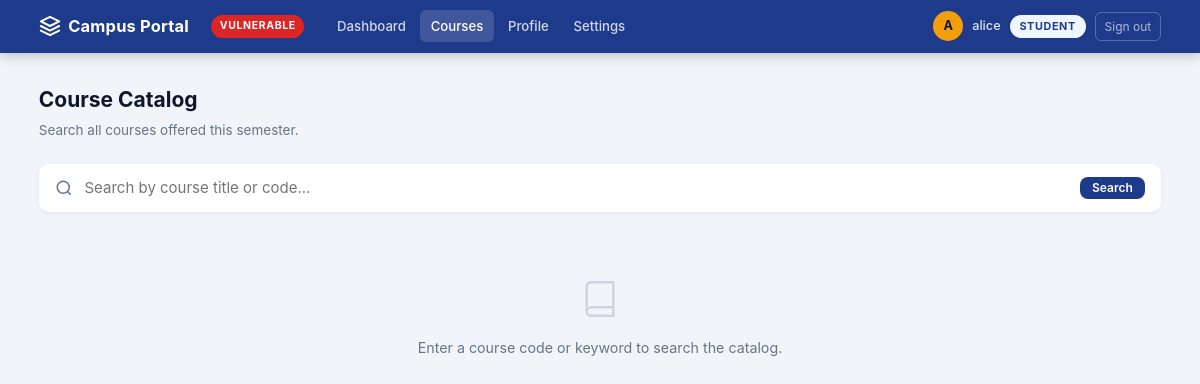
The page /search (signed in) on the database its author committed.
### tables this page shows
CREATE TABLE users (
    id       INTEGER PRIMARY KEY AUTOINCREMENT,
    username TEXT NOT NULL UNIQUE,
    password TEXT NOT NULL,
    role     TEXT NOT NULL DEFAULT 'student',
    email    TEXT NOT NULL
);

### app.py (the view)
    def wrapper(*args, **kwargs):
        if "user_id" not in session:
            return redirect(url_for("login"))
        return fn(*args, **kwargs)

### app.py (called while the page is built)
def get_db():
    if "db" not in g:
        con = sqlite3.connect(DB_PATH)
        con.row_factory = sqlite3.Row
        g.db = con
    return g.db

@app.context_processor
def inject_user():
    uid  = session.get("user_id")
    user = None
    if uid:
        db   = get_db()
        user = db.execute("SELECT * FROM users WHERE id = ?", (uid,)).fetchone()
    return {"current_user": user, "version": "VULNERABLE"}

def login_required(fn):
    def wrapper(*args, **kwargs):
        if "user_id" not in session:
            return redirect(url_for("login"))
        return fn(*args, **kwargs)
    wrapper.__name__ = fn.__name__
    return wrapper

@app.route("/search")
@login_required
def search():
    term     = request.args.get("q", "")
    db       = get_db()
    courses  = []
    db_error = None
    if term:
        query = f"SELECT * FROM courses WHERE title LIKE '%{term}%' OR code LIKE '%{term}%'"
        try:
            courses = db.execute(query).fetchall()
        except sqlite3.OperationalError as e:
            db_error = f"Database error: {e}"
    return render_template("search.html", courses=courses, term=term, db_error=db_error)

### templates/search.html (shortened to what this page needs)
{% extends "base.html" %}
{% block content %}
<div class="page-header">
  <h1>Course Catalog</h1>
  <p>Search all courses offered this semester.</p>
</div>
<form class="search-bar" method="GET" action="{{ url_for('search') }}" id="search-form" role="search">
  <svg class="search-icon" width="18" height="18" viewBox="0 0 24 24" fill="none" stroke="currentColor" stroke-width="2" aria-hidden="true">
    <circle cx="11" cy="11" r="8"/><line x1="21" y1="21" x2="16.65" y2="16.65"/>
  </svg>
  <input
    type="search"
    id="search-input"
    name="q"
    value="{{ term }}"
    placeholder="Search by course title or code..."
    aria-label="Search courses"
    autocomplete="off"
  >
  <button type="submit" class="btn btn-primary btn-sm" id="btn-search">Search</button>
</form>
{% if courses %}
<div class="courses-grid" id="courses-grid">
  {% for c in courses %}
  <div class="course-card">
    <span class="course-code-badge">{{ c['code'] }}</span>
    <div class="course-title">{{ c['title'] }}</div>
    <div class="course-instructor">
      <svg width="13" height="13" viewBox="0 0 24 24" fill="none" stroke="currentColor" stroke-width="2" style="vertical-align:middle;margin-right:.25rem;" aria-hidden="true">
        <path d="M20 21v-2a4 4 0 0 0-4-4H8a4 4 0 0 0-4 4v2"/>
        <circle cx="12" cy="7" r="4"/>
      </svg>
      {{ c['instructor'] }}
    </div>
    <div style="margin-top:.65rem;font-size:.8rem;color:var(--muted);">{{ c['credits'] }} credits</div>
  </div>
  {% endfor %}
</div>
{% else %}
<div class="search-empty" id="browse-prompt">
  <svg width="40" height="40" viewBox="0 0 24 24" fill="none" stroke="var(--border)" stroke-width="1.5" aria-hidden="true" style="margin:0 auto .75rem;">
    <path d="M4 19.5A2.5 2.5 0 0 1 6.5 17H20"/>
    <path d="M6.5 2H20v20H6.5A2.5 2.5 0 0 1 4 19.5v-15A2.5 2.5 0 0 1 6.5 2z"/>
  </svg>
  <p>Enter a course code or keyword to search the catalog.</p>
</div>
{% endif %}
{% endblock %}

### templates/base.html (shortened to what this page needs)
<!DOCTYPE html>
<html lang="en">
<head>
  <link rel="stylesheet" href="{{ url_for('static', filename='style.css') }}">
</head>
<body>
{% if current_user %}
<nav class="topnav" role="navigation" aria-label="Main navigation">
  <div class="topnav-inner">
    <a class="nav-logo" href="{{ url_for('dashboard') }}">
      <svg width="22" height="22" viewBox="0 0 24 24" fill="none" stroke="currentColor" stroke-width="2.2" stroke-linecap="round" stroke-linejoin="round" aria-hidden="true">
        <path d="M12 2L2 7l10 5 10-5-10-5z"/>
        <path d="M2 17l10 5 10-5"/>
        <path d="M2 12l10 5 10-5"/>
      </svg>
      Campus Portal
    </a>
    <span class="version-badge" aria-label="Version: {{ version }}">{{ version }}</span>
    <div class="nav-links">
      {% if current_user['role'] == 'admin' %}
        <a href="{{ url_for('admin_dashboard') }}"      {% if request.endpoint == 'admin_dashboard'      %}class="active"{% endif %}>Dashboard</a>
        <a href="{{ url_for('admin_users') }}"          {% if request.endpoint == 'admin_users'          %}class="active"{% endif %}>Users</a>
        <a href="{{ url_for('admin_announcements') }}"  {% if request.endpoint == 'admin_announcements'  %}class="active"{% endif %}>Announcements</a>
        <a href="{{ url_for('search') }}"               {% if request.endpoint == 'search'               %}class="active"{% endif %}>Courses</a>
        <a href="{{ url_for('profile') }}"              {% if request.endpoint == 'profile'              %}class="active"{% endif %}>Profile</a>
      {% else %}
        <a href="{{ url_for('student_dashboard') }}"  {% if request.endpoint == 'student_dashboard'  %}class="active"{% endif %}>Dashboard</a>
        <a href="{{ url_for('search') }}"             {% if request.endpoint == 'search'             %}class="active"{% endif %}>Courses</a>
        <a href="{{ url_for('profile') }}"            {% if request.endpoint == 'profile'            %}class="active"{% endif %}>Profile</a>
        <a href="{{ url_for('change_email') }}"       {% if request.endpoint == 'change_email'       %}class="active"{% endif %}>Settings</a>
      {% endif %}
    </div>
    <div class="nav-user">
      <div class="avatar" aria-hidden="true">{{ current_user['username'][0] }}</div>
      <span class="nav-username">{{ current_user['username'] }}</span>
      <span class="role-chip {{ current_user['role'] }}">{{ current_user['role'] }}</span>
      <a href="{{ url_for('logout') }}" class="btn-logout">Sign out</a>
    </div>
  </div>
</nav>
{% endif %}
<main class="page-main" id="main-content">
  <div class="wrapper">
    {% block content %}{% endblock %}
  </div>
</main>
</body>
</html>

### static/style.css (style rules this page uses)
:root { --primary: #1e3a8a; --primary-dk: #162e6f; --primary-lt: #2d4fad; --accent: #f59e0b; --accent-dk: #d97706; --surface: #ffffff; --bg: #f1f5f9; --text: #0f172a; --muted: #64748b; --border: #cbd5e1; --danger: #dc2626; --danger-bg: #fef2f2; --success: #16a34a; --success-bg: #f0fdf4; --radius: 10px; --shadow: 0 4px 24px rgba(30,58,138,.10); --shadow-sm: 0 1px 4px rgba(30,58,138,.08); --transition: 160ms ease; --badge-bg: #dc2626; --badge-text: #ffffff; }
*, *::before, *::after { box-sizing: border-box; margin: 0; padding: 0; }
html { font-size: 15px; -webkit-text-size-adjust: 100%; }
body { font-family: -apple-system, "Segoe UI", Roboto, Helvetica, Arial, sans-serif; background: var(--bg); color: var(--text); line-height: 1.6; min-height: 100vh; }
a { color: var(--primary); text-decoration: none; }
h1 { font-size: 1.6rem; font-weight: 700; }
.wrapper { max-width: 1160px; margin: 0 auto; padding: 0 1.25rem; }
.topnav { position: sticky; top: 0; z-index: 100; background: var(--primary); box-shadow: 0 2px 12px rgba(0,0,0,.25); }
.topnav-inner { display: flex; align-items: center; gap: 1.5rem; height: 3.5rem; max-width: 1160px; margin: 0 auto; padding: 0 1.25rem; }
.nav-logo { font-size: 1.1rem; font-weight: 700; color: #fff; letter-spacing: .01em; display: flex; align-items: center; gap: .5rem; white-space: nowrap; }
.nav-logo svg { flex-shrink: 0; }
.version-badge { font-size: .7rem; font-weight: 700; letter-spacing: .06em; text-transform: uppercase; background: var(--badge-bg); color: var(--badge-text); padding: .2rem .55rem; border-radius: 99px; white-space: nowrap; flex-shrink: 0; }
.nav-links { display: flex; gap: .25rem; align-items: center; flex: 1; }
.nav-links a { color: rgba(255,255,255,.80); font-size: .88rem; font-weight: 500; padding: .35rem .7rem; border-radius: 6px; transition: background var(--transition), color var(--transition); }
.nav-links a:hover, .nav-links a.active { background: rgba(255,255,255,.15); color: #fff; text-decoration: none; }
.nav-user { display: flex; align-items: center; gap: .6rem; margin-left: auto; }
.avatar { width: 2rem; height: 2rem; border-radius: 50%; background: var(--accent); color: var(--text); font-weight: 700; font-size: .85rem; display: flex; align-items: center; justify-content: center; flex-shrink: 0; text-transform: uppercase; }
.nav-username { color: rgba(255,255,255,.85); font-size: .85rem; font-weight: 500; }
.btn-logout { font-size: .8rem; color: rgba(255,255,255,.65); border: 1px solid rgba(255,255,255,.25); border-radius: 6px; padding: .25rem .6rem; transition: background var(--transition), color var(--transition); cursor: pointer; background: none; }
.page-main { padding: 2rem 0 3rem; }
.btn { display: inline-flex; align-items: center; justify-content: center; gap: .4rem; font-family: inherit; font-size: .9rem; font-weight: 600; padding: .55rem 1.2rem; border-radius: 8px; border: none; cursor: pointer; transition: background var(--transition), transform var(--transition), box-shadow var(--transition); text-decoration: none; white-space: nowrap; line-height: 1; }
.btn-primary { background: var(--primary); color: #fff; }
.btn-sm { padding: .35rem .8rem; font-size: .8rem; }
input[type="text"], input[type="email"], input[type="password"], input[type="search"], textarea, select { width: 100%; font-family: inherit; font-size: .95rem; color: var(--text); background: var(--surface); border: 1px solid var(--border); border-radius: 8px; padding: .6rem .85rem; transition: border-color var(--transition), box-shadow var(--transition); line-height: 1.5; }
.search-bar { display: flex; gap: .75rem; margin-bottom: 1.5rem; align-items: center; background: var(--surface); border-radius: var(--radius); box-shadow: var(--shadow-sm); padding: .85rem 1.1rem; }
.search-icon { color: var(--muted); flex-shrink: 0; }
.search-bar input { flex: 1; border: none; box-shadow: none; padding: 0; font-size: 1rem; }
.search-empty { text-align: center; color: var(--muted); padding: 3rem 0; font-size: .95rem; }
.role-chip { display: inline-block; font-size: .72rem; font-weight: 700; letter-spacing: .06em; text-transform: uppercase; border-radius: 99px; padding: .2rem .65rem; }
.role-chip.student { background: #eff6ff; color: var(--primary); }
.page-header { margin-bottom: 1.5rem; }
.page-header h1 { font-size: 1.4rem; font-weight: 700; color: var(--text); }
.page-header p { color: var(--muted); font-size: .9rem; margin-top: .25rem; }

### rows shown on the page
users: username "A", username "alice", role "STUDENT"

### other values the page prints
{{ version }} "VULNERABLE"
